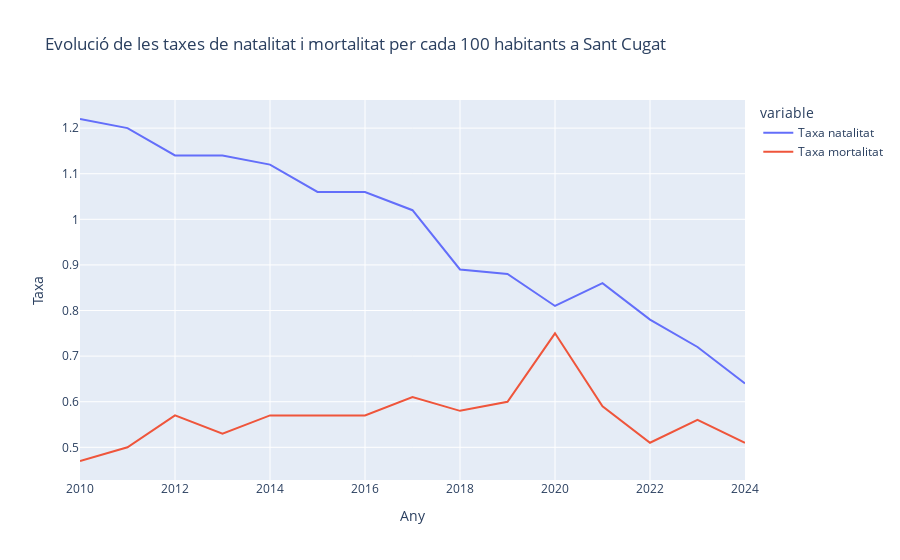

This figure's notebook cell:
### Code cell
fig = px.line(df2, 
              y=['Taxa natalitat', 'Taxa mortalitat'],
              title=f'Evolució de les taxes de natalitat i mortalitat per cada 100 habitants a {ciutat}',
              labels={'value':'Taxa'}
             )
fig.show()

### Figure 1 — Plotly figure (JSON) as saved in the notebook; plotly's stock layout.template omitted (floating-point values rounded to 4 significant figures)
{"data": [{"hovertemplate": "variable=Taxa natalitat<br>Any=%{x}<br>Taxa=%{y}<extra></extra>", "legendgroup": "Taxa natalitat", "line": {"color": "#636efa", "dash": "solid"}, "marker": {"symbol": "circle"}, "mode": "lines", "name": "Taxa natalitat", "orientation": "v", "showlegend": true, "type": "scatter", "x": [2010, 2011, 2012, 2013, 2014, 2015, 2016, 2017, 2018, 2019, 2020, 2021, 2022, 2023, 2024], "xaxis": "x", "y": [1.22, 1.2, 1.14, 1.14, 1.12, 1.06, 1.06, 1.02, 0.89, 0.88, 0.81, 0.86, 0.78, 0.72, 0.64], "yaxis": "y"}, {"hovertemplate": "variable=Taxa mortalitat<br>Any=%{x}<br>Taxa=%{y}<extra></extra>", "legendgroup": "Taxa mortalitat", "line": {"color": "#EF553B", "dash": "solid"}, "marker": {"symbol": "circle"}, "mode": "lines", "name": "Taxa mortalitat", "orientation": "v", "showlegend": true, "type": "scatter", "x": [2010, 2011, 2012, 2013, 2014, 2015, 2016, 2017, 2018, 2019, 2020, 2021, 2022, 2023, 2024], "xaxis": "x", "y": [0.47, 0.5, 0.57, 0.53, 0.57, 0.57, 0.57, 0.61, 0.58, 0.6, 0.75, 0.59, 0.51, 0.56, 0.51], "yaxis": "y"}], "layout": {"legend": {"title": {"text": "variable"}, "tracegroupgap": 0}, "title": {"text": "Evolució de les taxes de natalitat i mortalitat per cada 100 habitants a Sant Cugat"}, "xaxis": {"anchor": "y", "domain": [0, 1], "title": {"text": "Any"}}, "yaxis": {"anchor": "x", "domain": [0, 1], "title": {"text": "Taxa"}}}}
